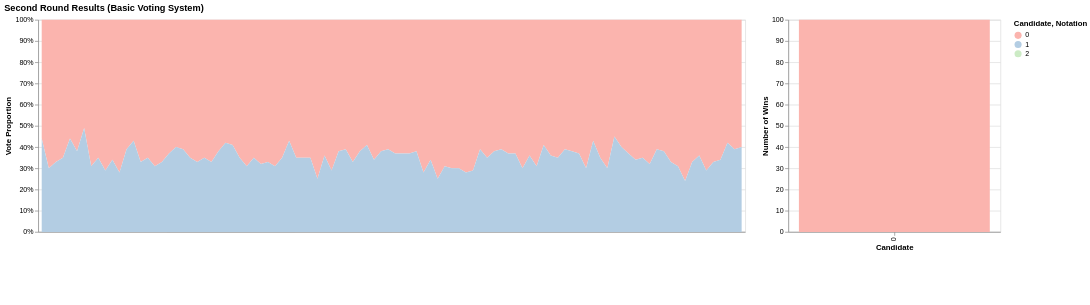

The code cell stored with this chart in its notebook:
### Code cell
# charts voting results
votes_chart = (
    alt.Chart(df_simulations_2nd_round)
    .mark_area(opacity=0.85)
    .encode(
        x=alt.X('simulation_number:N',
                axis=alt.Axis(labels=False, ticks=False, title=None)),  # pas de labels/ticks
        y=alt.Y('proportion:Q', stack='center',
                title='Vote Proportion', axis=alt.Axis(format='.0%')),
        color=alt.Color('candidate_id:N',
                        scale=color_scale,
                        legend=alt.Legend(title='Candidate')),
        opacity=alt.condition(candidate_select, alt.value(1), alt.value(0.2)),
        tooltip=[
            alt.Tooltip('candidate_id:N', title='Candidate'),
            alt.Tooltip('proportion:Q', title='Proportion', format='.1%'),
            alt.Tooltip('mean_dissatisfaction:Q', title='Mean Dissatisfaction', format='.2f'),
            alt.Tooltip('simulation_number:N', title='Simulation')
        ]
    )
    .add_params(highlight, candidate_select)
    .properties(width=1000, height=300)
)

# Identify winners
winners = df_simulations_2nd_round.loc[df_simulations_2nd_round.groupby("simulation_number")["proportion"].idxmax()]

# summary of wins and dissatisfaction
df_wins = (
    winners.groupby("candidate_id")
    .agg(
        wins=("candidate_id", "count"),
        avg_dissatisfaction=("mean_dissatisfaction", "mean")
    )
    .reset_index()
)

# Histogram of winners (same colors)
hist = (
    alt.Chart(df_wins)
    .mark_bar()
    .encode(
        x=alt.X("candidate_id:N", title="Candidate", sort="-y"),
        y=alt.Y("wins:Q", title="Number of Wins"),
        color=alt.Color("candidate_id:N",
                        scale=color_scale,
                        legend=None),  # évite double légende
        opacity=alt.condition(candidate_select, alt.value(1), alt.value(0.2)),
        tooltip=[
            alt.Tooltip("candidate_id:N", title="Candidate"),
            alt.Tooltip("wins:Q", title="Wins"),
            alt.Tooltip("avg_dissatisfaction:Q", title="Avg Dissatisfaction", format=".2f")
        ]
    )
    .add_params(highlight, candidate_select)
    .properties(width=300, height=300)
)

# create a dummy column for the legend of simulations
df_wins["unit"] = "— = one simulation"
legend_dash = (
    alt.Chart(df_wins)
    .mark_point(size=100, filled=True)
    .encode(color=alt.Color("unit:N", legend=alt.Legend(title="Notation")))
    .properties(width=50, height=50)
)

# combine the charts
combined_chart = (
    (votes_chart | hist) & legend_dash
).properties(
    title=f"Second Round Results ({voting_system.capitalize()} Voting System)"
)

combined_chart

### Figure 1 — Vega-Lite specification as saved in the notebook (floating-point values rounded to 4 significant figures; data arrays with more than 128 entries replaced by an {"elided": "..."} marker saying what was removed)
{"config": {"view": {"continuousWidth": 300, "continuousHeight": 300}}, "vconcat": [{"hconcat": [{"data": {"name": "data-1c456b16df3f13f2a291da599f183c37"}, "mark": {"type": "area", "opacity": 0.85}, "encoding": {"color": {"field": "candidate_id", "legend": {"title": "Candidate"}, "scale": {"domain": [0.0, 1.0, 2.0], "scheme": "pastel1"}, "type": "nominal"}, "opacity": {"condition": {"param": "param_2", "value": 1, "empty": true}, "value": 0.2}, "tooltip": [{"field": "candidate_id", "title": "Candidate", "type": "nominal"}, {"field": "proportion", "format": ".1%", "title": "Proportion", "type": "quantitative"}, {"field": "mean_dissatisfaction", "format": ".2f", "title": "Mean Dissatisfaction", "type": "quantitative"}, {"field": "simulation_number", "title": "Simulation", "type": "nominal"}], "x": {"axis": {"labels": false, "ticks": false, "title": null}, "field": "simulation_number", "type": "nominal"}, "y": {"axis": {"format": ".0%"}, "field": "proportion", "stack": "center", "title": "Vote Proportion", "type": "quantitative"}}, "height": 300, "name": "view_3", "width": 1000}, {"data": {"name": "data-5b820364d353b070784004abe62049a9"}, "mark": {"type": "bar"}, "encoding": {"color": {"field": "candidate_id", "legend": null, "scale": {"domain": [0.0, 1.0, 2.0], "scheme": "pastel1"}, "type": "nominal"}, "opacity": {"condition": {"param": "param_2", "value": 1, "empty": true}, "value": 0.2}, "tooltip": [{"field": "candidate_id", "title": "Candidate", "type": "nominal"}, {"field": "wins", "title": "Wins", "type": "quantitative"}, {"field": "avg_dissatisfaction", "format": ".2f", "title": "Avg Dissatisfaction", "type": "quantitative"}], "x": {"field": "candidate_id", "sort": "-y", "title": "Candidate", "type": "nominal"}, "y": {"field": "wins", "title": "Number of Wins", "type": "quantitative"}}, "height": 300, "name": "view_4", "width": 300}]}, {"data": {"name": "data-5b820364d353b070784004abe62049a9"}, "mark": {"type": "point", "filled": true, "size": 100}, "encoding": {"color": {"field": "unit", "legend": {"title": "Notation"}, "type": "nominal"}}, "height": 50, "width": 50}], "params": [{"name": "param_1", "select": {"type": "point", "fields": ["candidate_id"], "on": "mouseover"}, "views": ["view_3", "view_4"]}, {"name": "param_2", "select": {"type": "point", "fields": ["candidate_id"]}, "bind": "legend", "views": ["view_3", "view_4"]}], "title": "Second Round Results (Basic Voting System)", "$schema": "https://vega.github.io/schema/vega-lite/v5.20.1.json", "datasets": {"data-1c456b16df3f13f2a291da599f183c37": {"elided": "200 records"}, "data-5b820364d353b070784004abe62049a9": [{"candidate_id": 0, "wins": 100, "avg_dissatisfaction": 1.631, "unit": "— = one simulation"}]}}
